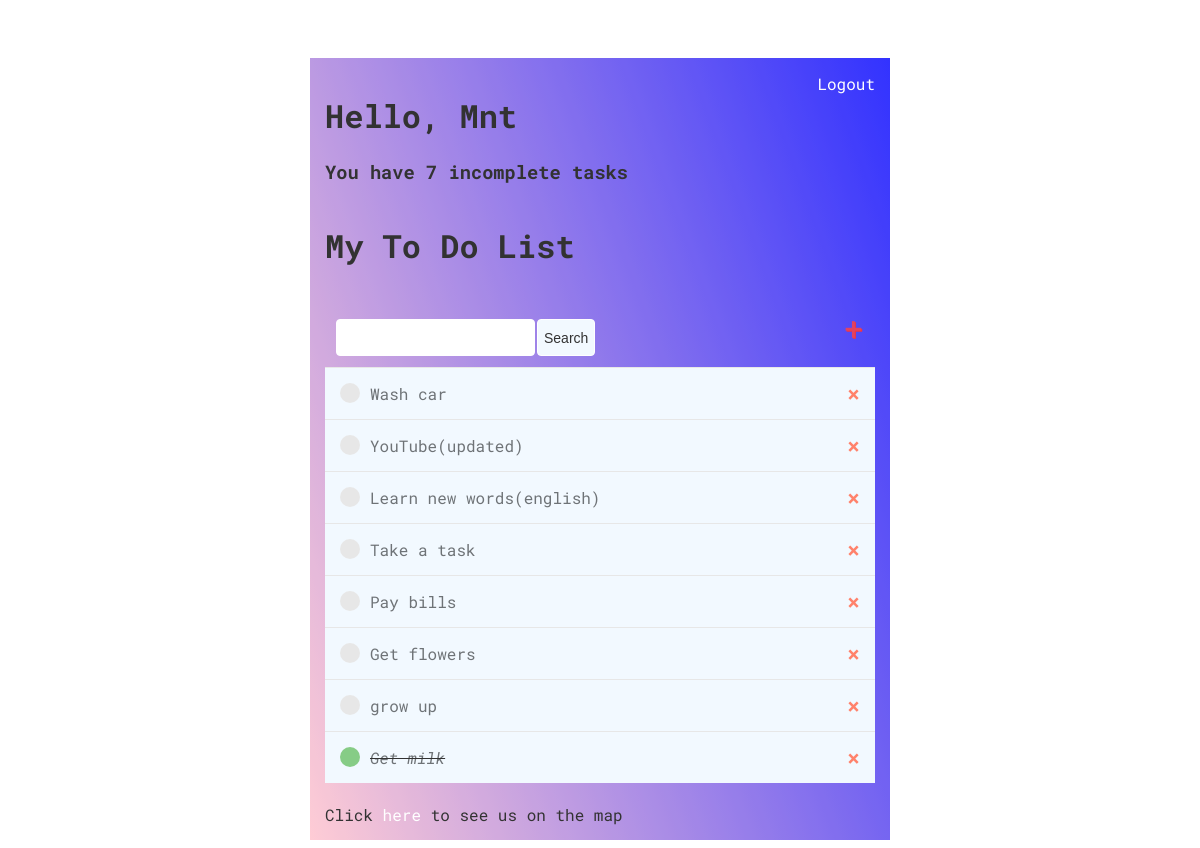
The app's page / (signed in) with its own data.
### base/models.py (models this page shows, shortened)
class Task(models.Model):
    user = models.ForeignKey(User, on_delete=models.CASCADE, null=True, blank=True)
    title = models.CharField(max_length=200)
    description = models.TextField(null=True, blank=True)
    complete = models.BooleanField(default=False)
    create = models.DateTimeField(auto_now_add=True)
    class Meta:
        ordering = ['complete']     # order it by this value

### base/views.py (the view)
# urls.py: path('', TaskList.as_view(), name='tasks'),                                     # looks for task_list.html in templates/base
class TaskList(LoginRequiredMixin, ListView):
    model = Task
    context_object_name = 'tasks'       # instead of object_list
    def get_context_data(self, **kwargs):
        context = super().get_context_data(**kwargs)
        context['tasks'] = context['tasks'].filter(user=self.request.user)      # every user can see only his tasks
        context['count'] = context['tasks'].filter(complete=False).count()
        search_input = self.request.GET.get('search-area') or ''
        if search_input:
            context['tasks'] = context['tasks'].filter(
                title__icontains=search_input)
        context['search_input'] = search_input
        return context

### base/templates/base/task_list.html (shortened to what this page needs)
{% extends 'base/main.html' %}
{% block content %}
<div class="header-bar">
    <div>
        <h1>Hello, {{request.user|title}}</h1>
        <h3>You have {{count}} incomplete task{{count|pluralize:"s"}}</h3>
    </div>
{% if request.user.is_authenticated %}
<a href='{% url 'logout' %}'>Logout</a>
{% else %}
<a href='{% url 'login' %}'>Login</a>
{% endif %}
</div>
<h1>My To Do List</h1>
<div id="search-add-wrapper">
    <form method="get" style="margin-top: 20px; display:flex;">
        <input type="text" value="{{search_input}}" name="search-area">
        <input class="button" type="submit" value="Search">
    </form>
    <a id="add-link" href="{% url 'task-create' %}">&#43;</a>
</div>
<div class="task-items-wrapper">
    {% for task in tasks %}
    <div class="task-wrapper">
        {% if task.complete %}
        <div class="task-title">
            <div class="task-complete-icon"></div>
            <i><s><a href="{% url 'task-update' task.id %}">{{task.title}}</a></s></i>
        </div>
        <a class="delete-link" href="{% url 'task-delete' task.id %}">&#215;</a>
        {% else %}
        <div class="task-title">
            <div class="task-incomplete-icon"></div>
            <a href="{% url 'task-update' task.id %}">{{task.title}}</a>
        </div>
        <a class="delete-link" href="{% url 'task-delete' task.id %}">&#215;</a>
        {% endif %}
    </div>
    {% empty %}
        <h3>No items in list</h3>
    {% endfor %}
</div>
<br>Click <a href="{% url 'map' %}">here</a> to see us on the map
{% endblock content %}

### base/templates/base/main.html (shortened to what this page needs)
<!DOCTYPE html>
    <head>
    </head>
  <body>
    <div class="container">
        {% block content %}
        {% endblock content %}
    </div>
  </body>
</html>

### base/templates/base/main.html (style rules this page uses)
a { text-decoration: none; color:white; }
body { font-family: 'Roboto Mono', monospace; padding-top: 50px; }
.container { max-width: 550px; margin: auto; padding-top: 15px; padding-bottom: 15px; padding-right: 15px; padding-left: 15px; opacity: 0.8; background: linear-gradient(70deg, pink, blue); }
.header-bar { display:flex; justify-content: space-between; }
.header-bar a { color: white; text-decoration: none; }
.task-wrapper { display: flex; align-items: center; justify-content: space-between; padding: 15px; background-color: aliceblue; border-top: 1px solid rgb(226, 226, 226); }
.task-title { display: flex; }
.task-title a { text-decoration: none; color: #4b5156; margin-left: 10px; }
.task-complete-icon { height: 20px; width: 20px; background-color: rgb(105, 192, 105); border-radius: 50%; }
.task-incomplete-icon { height: 20px; width: 20px; background-color: rgb(226, 226, 226); border-radius: 50%; }
.delete-link { text-decoration: none; font-weight: 900; color:tomato; font-size: 22px; line-height: 0; }
#search-add-wrapper { display:flex; justify-content: space-between; align-items: center; padding: 10px; }
#add-link { color:crimson; text-decoration: none; padding: 2px; font-size:32px; text-shadow: 1px 1px red; }
input[type=text], input[type=password], textarea { margin: 1px 1px 1px 1px; border: 1px solid white; border-radius: 4px; padding: 10px; width: 90%; }
.button { font-size: 14px; margin: 1px 1px 1px 1px; border: 1px solid white; background-color: aliceblue; border-radius: 4px; cursor: pointer; }

### records on screen
Task: title "Wash car"
Task: title "YouTube(updated)"
Task: title "Learn new words(english)"
Task: title "Take a task"
Task: title "Pay bills"
Task: title "Get flowers"
Task: title "grow up"
Task: title "Get milk"

### other values on screen
{{ request.user|title }} "Mnt"
{{ count }} "7"
